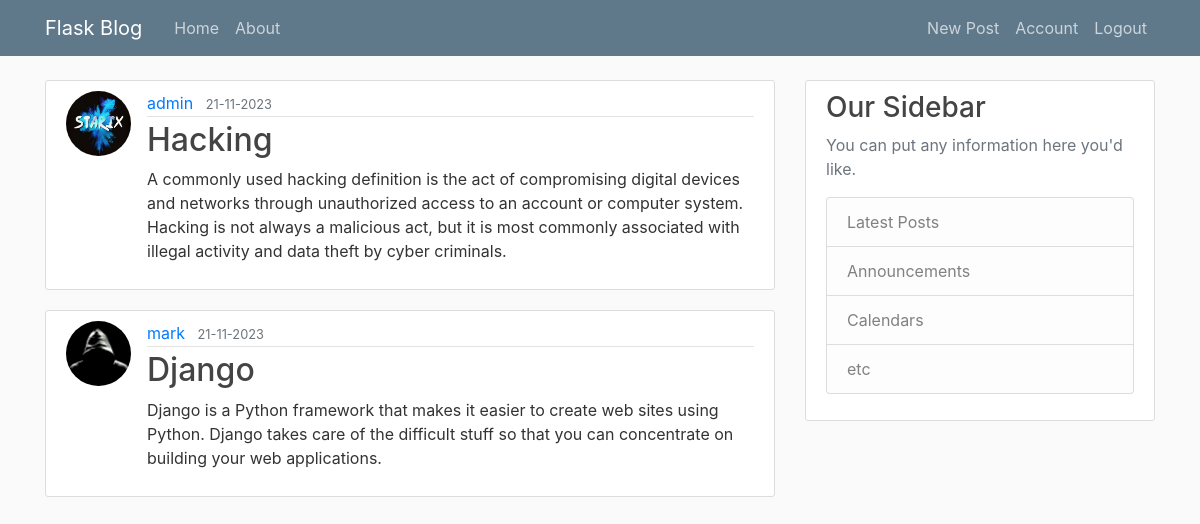
Screenshot of /home (signed in) with the database file from the repository.
### flaskblog/models.py (models this page shows, shortened)
class Post(db.Model):
    id = db.Column(db.Integer, primary_key=True)
    title = db.Column(db.String(100), nullable=False)
    date_posted = db.Column(db.DateTime, nullable=False, default=datetime.utcnow)
    content = db.Column(db.Text, nullable=False)
    user_id = db.Column(db.Integer, db.ForeignKey("user.id"), nullable=True)

class User(db.Model, UserMixin):
    id = db.Column(db.Integer, primary_key=True)
    username = db.Column(db.String(20), unique=True, nullable=False)
    email = db.Column(db.String(120), unique=True, nullable=False)
    image_file = db.Column(db.String(20), nullable=False, default="default.jpg")
    password = db.Column(db.String(60), nullable=False)
    post = db.relationship("Post", backref="author", lazy=True)

### flaskblog/routes.py (the view)
@app.route("/")
@app.route("/home")
def home():
    post = Post.query.all()
    return render_template("home.html", posts=post)

### flaskblog/models.py (called while the page is built)
@login_manager.user_loader
def load_user(user_id):
    return User.query.get(int(user_id))

### flaskblog/templates/home.html
{% extends "base.html" %}
{% block content %}
{% for post in posts %}
<article class="media content-section">
    <img class="rounded-circle article-img"
        src="{{ url_for('static', filename='profile_pics/' + post.author.image_file) }}">
    <div class="media-body">
        <div class="article-metadata">
            <a class="mr-2" href="#">{{ post.author.username }}</a>
            <small class="text-muted">{{ post.date_posted.strftime('%d-%m-%Y') }}</small>
        </div>
        <h2><a class="article-title" href="#">{{ post.title }}</a></h2>
        <p class="article-content">{{ post.content }}</p>
    </div>
</article>
{% endfor %}
{% endblock content %}

### flaskblog/static/main.css (style rules this page uses)
body { background: #fafafa; color: #333333; margin-top: 5rem; }
h1, h2, h3, h4, h5, h6 { color: #444444; }
.content-section { background: #ffffff; padding: 10px 20px; border: 1px solid #dddddd; border-radius: 3px; margin-bottom: 20px; }
.article-title { color: #444444; }
.article-content { white-space: pre-line; }
.article-img { height: 65px; width: 65px; margin-right: 16px; }
.article-metadata { padding-bottom: 1px; margin-bottom: 4px; border-bottom: 1px solid #e3e3e3 }

### rows the page displays
Post: image_file (picture), author.username "admin", date_posted "21-11-2023", title "Hacking", content "A commonly used hacking definition is the act of compromising digital devices and networks through unauthorized access to an account or computer system. Hacking is not always a malicious act, but it is most commonly associated with illegal activity and data theft by cyber criminals."
Post: image_file (placeholder picture), author.username "mark", date_posted "21-11-2023", title "Django", content "Django is a Python framework that makes it easier to create web sites using Python. Django takes care of the difficult stuff so that you can concentrate on building your web applications."
